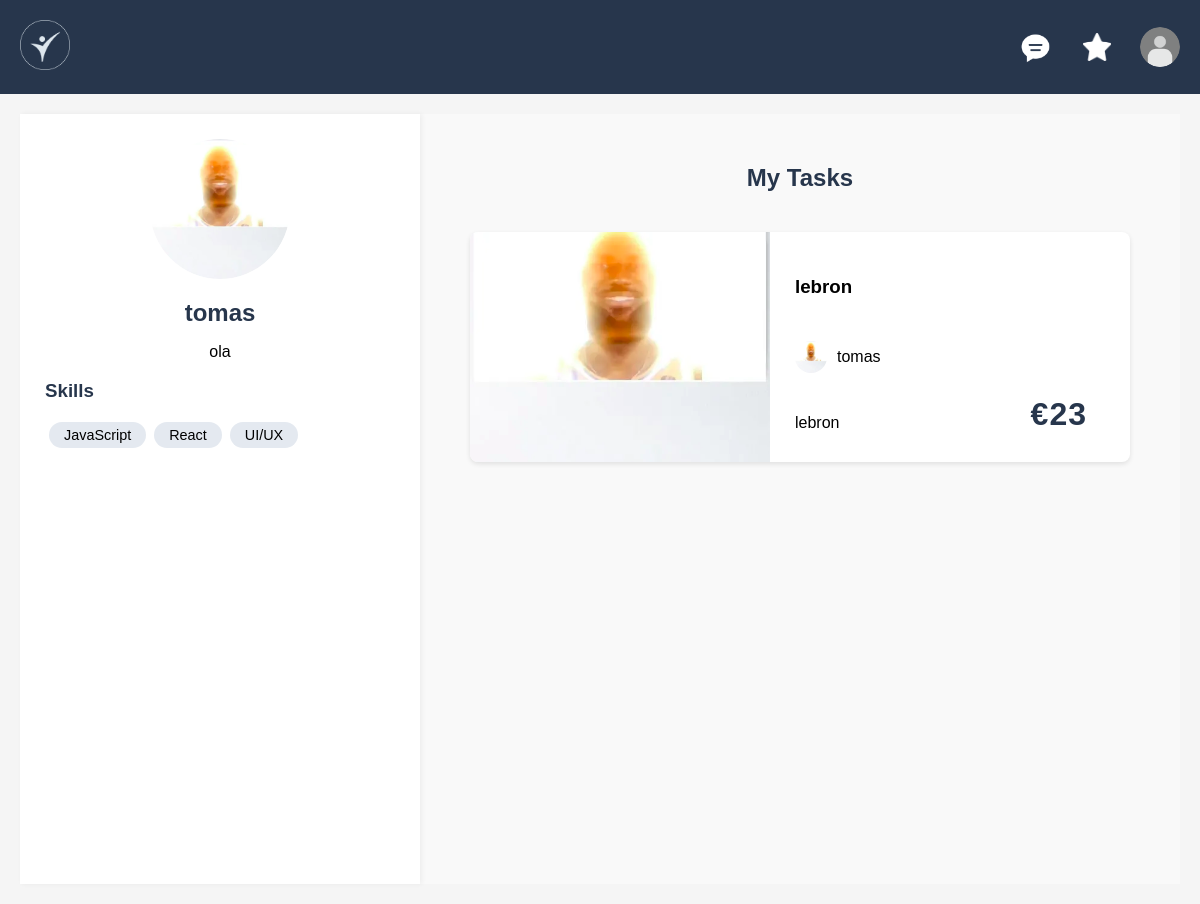
The app's page /pages/user.php?user=tomas with its own data.
### tables this page shows
CREATE TABLE users (
    username VARCHAR PRIMARY KEY,
    name VARCHAR NOT NULL,
    password VARCHAR NOT NULL,
    email VARCHAR NOT NULL,
    admin_power BOOLEAN,
    task_mode BOOLEAN,
    bio VARCHAR,
    profile_photo VARCHAR(255), 
    skills TEXT,
    money string NOT NULL 
);

CREATE TABLE services (
    id INTEGER PRIMARY KEY AUTOINCREMENT,
    taskname VARCHAR NOT NULL,
    pricing INTEGER NOT NULL,
    delivery_time VARCHAR REFERENCES delivery_time,
    description VARCHAR,
    rating INTEGER,
    Nrating INTEGER,
    category VARCHAR REFERENCES categories,
    user VARCHAR REFERENCES users ON DELETE CASCADE,
    image TEXT
);

### database/user_db.php (called while the page is built, shortened)
<?php
class User {
    public static function get_user($username) {
        $db = Database::getInstance();
        $stmt = $db->prepare('SELECT * FROM users WHERE username = ?');
        $stmt->execute([$username]);
        return $stmt->fetch();
    }
}
?>

### database/service_db.php (called while the page is built, shortened)
<?php
class Service {
    public static function get_services_by_user(string $username): array {
        $db = Database::getInstance();
        $stmt = $db->prepare("SELECT s.*, u.profile_photo as seller_photo, u.name as seller_name,
                               COALESCE(s.taskname, s.description) as task_title,
                               (SELECT COUNT(*) FROM transactions WHERE service_id = s.id) as order_count,
                               s.image as all_images
                            FROM services s
                            JOIN users u ON s.user = u.username
                            WHERE s.user = ?
                            ORDER BY s.id DESC ");
        $stmt->execute([$username]);
        return $stmt->fetchAll();
    }
}
?>

### pages/user.php (the view, shortened to what this page needs)
<?php
require_once(__DIR__ . '/../database/user_db.php');
require_once(__DIR__ . '/../database/service_db.php');
$profileUser = $_GET['user'] ?? $_SESSION['username'] ?? null;
$userData = null;
$services = [];
if ($profileUser) {
    $userData = User::get_user($profileUser);
    try {
        $services = Service::get_services_by_user($profileUser);
    } catch (PDOException $e) {
        error_log("Error fetching services: " . $e->getMessage());
    }
}
?>
<!DOCTYPE html>
<html lang="en">
<head>
    <link rel="stylesheet" href="css/style.css">
    <link rel="stylesheet" href="css/user.css">
    <link rel="stylesheet" href="css/gig_card.css">
</head>
<body>
<?php include_once(__DIR__ . '/../components/header.php'); ?>
<main class="main-layout">
    <aside class="user">
        <div class="user-profile" id="userProfile">
            <div class="user-photo-container" id="userPhotoContainer">
                <img id="userProfilePic"
                    src="<?= !empty($userData['profile_photo']) ? '../docs/' . htmlspecialchars($userData['profile_photo']) : '../docs/user_icon.png' ?>"
                    alt="User Profile Picture" class="user-photo">
            </div>
            <h2 class="user-name" id="userName">
                <?= htmlspecialchars($userData['name'] ?? $_SESSION['username'] ?? 'Guest') ?>
            </h2>
            <p class="user-bio" id="userBio" onclick="editBio()">
                <?= htmlspecialchars($userData['bio'] ?? 'Full-stack developer passionate about clean code and user-centered design.') ?>
            </p>
            <div class="user-skills">
                <h3>Skills</h3>
                <ul class="skills-list">
                    <?php
                    if (!empty($userData['skills'])) {
                        $skillsArray = explode(',', $userData['skills']);
                        foreach ($skillsArray as $skill) {
                            echo '<li>' . htmlspecialchars(trim($skill)) . '</li>';
                        }
                    } else {
                        echo '<li>JavaScript</li><li>React</li><li>UI/UX</li>';
                    }
                    ?>
                </ul>
            </div>
        </div>
    </aside>
    <section class="content-area">
        <h1 class="page-title">My Tasks</h1>
        <div class="gigs-container">
            <?php
            require_once(__DIR__ . '/gig_card.php');
            if (!empty($services)) {
                foreach($services as $service) {
                    renderGigCard($service, true);
                }
            } else {
                echo '<p class="no-tasks">No tasks found. <a href="new_task.php">Create your first task!</a></p>';
            }
            ?>
        </div>
    </section>
</main>
</body>
</html>

### pages/gig_card.php (shortened to what this page needs)
<link rel="stylesheet" href="css/gig_card.css">
<?php
function renderGigCard($service, $showSettings = false) {
    $images = [];
    if (!empty($service['all_images'])) {
        $imageList = explode(',', $service['all_images']);
        foreach ($imageList as $image) {
            $image = trim($image);
            if (!empty($image) && file_exists(__DIR__ . '/../docs/' . $image)) {
                $images[] = $image;
            }
        }
    }
    ?>
    <div class="gig-card" data-gig-id="<?= $service['id'] ?>">
        <div class="gig-image-container">
            <?php foreach ($images as $index => $image): ?>
                <img src="../docs/<?= htmlspecialchars($image) ?>"
                        alt="<?= htmlspecialchars($service['task_title']) ?>"
                        class="gig-image <?= $index === 0 ? 'active' : '' ?>"
                        data-index="<?= $index ?>">
            <?php endforeach; ?>
        </div>
        <div class="gig-details">
            <h3><?= htmlspecialchars($service['task_title']) ?></h3>
            <div class="gig-seller">
                <a href="user.php?user=<?= urlencode($service['user']) ?>" class="gig-seller-link">
                    <img src="<?= !empty($service['seller_photo']) ? '../docs/' . htmlspecialchars($service['seller_photo']) : '../docs/user_icon.png' ?>"
                         alt="<?= htmlspecialchars($service['seller_name']) ?>"
                         class="seller-avatar">
                    <span><?= htmlspecialchars($service['seller_name']) ?></span>
                </a>
            </div>
            <p class="gig-description"><?= htmlspecialchars($service['description']) ?></p>
            <span class="gig-price">€<?= htmlspecialchars($service['pricing']) ?></span>
        </div>
    </div>
    <?php
}
?>

### pages/css/style.css (style rules this page uses)
body { font-family: Arial, sans-serif; background-color: #f5f5f5; margin: 0; padding: 0; }
main { padding: 20px; }
.page-title { color: #27364c; margin-bottom: 20px; text-align: center; }

### pages/css/user.css (style rules this page uses)
.main-layout { display: flex; min-height: calc(100vh - 80px); }
.user { width: 350px; background: white; padding: 25px; position: sticky; top: 80px; height: calc(100vh - 80px); overflow-y: auto; box-shadow: 2px 0 5px rgba(0,0,0,0.05); }
.user-profile { text-align: center; }
.user-photo-container { position: relative; width: 140px; height: 140px; margin: 0 auto; margin-bottom: 20px; border-radius: 50%; overflow: hidden; display: flex; align-items: center; justify-content: center; }
.user-photo { width: 100%; height: 100%; object-fit: cover; border-radius: 50%; display: block; }
.user-name { font-size: 1.5em; margin: 0; color: #27364c; }
.user-skills { text-align: left; }
.user-skills h3 { margin-bottom: 10px; color: #27364c; }
.skills-list { list-style-type: none; padding-left: 0; margin-bottom: 10px; }
.skills-list li { background-color: #e4e9f0; display: inline-block; padding: 5px 15px; border-radius: 15px; margin: 4px; font-size: 0.9em; transition: all 0.2s ease; }
.content-area { flex: 1; padding: 30px; background-color: #f9f9f9; }

### pages/css/gig_card.css (style rules this page uses)
.gigs-container { display: flex; flex-direction: column; gap: 25px; padding: 20px; }
.gig-card { display: flex; flex-direction: row; background-color: white; border-radius: 8px; overflow: hidden; height: 230px; box-shadow: 0 2px 5px rgba(0,0,0,0.1); transition: transform 0.2s ease; position: relative; cursor: pointer; margin-bottom: 20px; }
.gig-image-container { width: 300px; height: 230px; overflow: hidden; flex-shrink: 0; position: relative; }
.gig-image { width: 100%; height: 100%; object-fit: cover; position: absolute; top: 0; left: 0; opacity: 0; transition: opacity 0.3s ease; pointer-events: none; }
.gig-image.active { opacity: 1; pointer-events: auto; }
.gig-details { position: relative; padding: 25px; flex: 1; display: flex; flex-direction: column; justify-content: space-between; gap: 15px; }
.gig-price { position: absolute; right: 25px; bottom: 25px; font-size: 2em; font-weight: bold; color: #27364c; letter-spacing: 1px; background: rgba(255,255,255,0.85); padding: 4px 18px; border-radius: 12px; z-index: 2; }
.gig-seller { display: flex; align-items: center; margin: 10px 0; }
.seller-avatar { width: 32px; height: 32px; border-radius: 50%; margin-right: 10px; object-fit: cover; }
.gig-actions, .carousel-btn, .dot, .gig-seller a { pointer-events: auto; }
.gig-seller-link, .gig-seller-link:visited, .gig-seller-link:active, .gig-seller-link:focus { display: flex; align-items: center; text-decoration: none; color: inherit; }

### records on screen
users: profile_photo (picture), name "tomas", bio "ola", skills "JavaScript", skills "React", skills "UI/UX"
services: task_title "lebron", seller_name "tomas", description "lebron", pricing "23"
